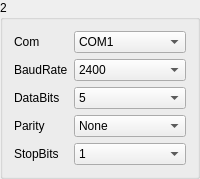
       <widget class="QGroupBox" name="gBoxMeter_2">
        <property name="minimumSize">
         <size>
          <width>171</width>
          <height>171</height>
         </size>
        </property>
        <property name="title">
         <string>2</string>
        </property>
        <layout class="QGridLayout" name="gridLayout_6">
         <item row="0" column="0">
          <widget class="QLabel" name="label_28">
           <property name="sizePolicy">
            <sizepolicy hsizetype="Fixed" vsizetype="Preferred">
             <horstretch>0</horstretch>
             <verstretch>0</verstretch>
            </sizepolicy>
           </property>
           <property name="text">
            <string>Com</string>
           </property>
          </widget>
         </item>
         <item row="0" column="1">
          <widget class="QComboBox" name="comboMeterSerialNum_2">
           <item>
            <property name="text">
             <string>COM1</string>
            </property>
           </item>
           <item>
            <property name="text">
             <string>COM2</string>
            </property>
           </item>
           <item>
            <property name="text">
             <string>COM3</string>
            </property>
           </item>
           <item>
            <property name="text">
             <string>COM4</string>
            </property>
           </item>
           <item>
            <property name="text">
             <string>COM5</string>
            </property>
           </item>
           <item>
            <property name="text">
             <string>COM6</string>
            </property>
           </item>
           <item>
            <property name="text">
             <string>COM7</string>
            </property>
           </item>
           <item>
            <property name="text">
             <string>COM8</string>
            </property>
           </item>
           <item>
            <property name="text">
             <string>COM9</string>
            </property>
           </item>
           <item>
            <property name="text">
             <string>COM10</string>
            </property>
           </item>
           <item>
            <property name="text">
             <string>COM11</string>
            </property>
           </item>
           <item>
            <property name="text">
             <string>COM12</string>
            </property>
           </item>
           <item>
            <property name="text">
             <string>COM13</string>
            </property>
           </item>
           <item>
            <property name="text">
             <string>COM14</string>
            </property>
           </item>
           <item>
            <property name="text">
             <string>COM15</string>
            </property>
           </item>
           <item>
            <property name="text">
             <string>COM16</string>
            </property>
           </item>
           <item>
            <property name="text">
             <string>COM17</string>
            </property>
           </item>
           <item>
            <property name="text">
             <string>COM18</string>
            </property>
           </item>
           <item>
            <property name="text">
             <string>COM19</string>
            </property>
           </item>
           <item>
            <property name="text">
             <string>COM20</string>
            </property>
           </item>
           <item>
            <property name="text">
             <string>COM21</string>
            </property>
           </item>
           <item>
            <property name="text">
             <string>COM22</string>
            </property>
           </item>
           <item>
            <property name="text">
             <string>COM23</string>
            </property>
           </item>
           <item>
            <property name="text">
             <string>COM24</string>
            </property>
           </item>
           <item>
            <property name="text">
             <string>COM25</string>
            </property>
           </item>
           <item>
            <property name="text">
             <string>COM26</string>
            </property>
           </item>
           <item>
            <property name="text">
             <string>COM27</string>
            </property>
           </item>
           <item>
            <property name="text">
             <string>COM28</string>
            </property>
           </item>
           <item>
            <property name="text">
             <string>COM29</string>
            </property>
           </item>
           <item>
            <property name="text">
             <string>COM30</string>
            </property>
           </item>
          </widget>
         </item>
         <item row="1" column="0">
          <widget class="QLabel" name="label_29">
           <property name="text">
            <string>BaudRate</string>
           </property>
          </widget>
         </item>
         <item row="1" column="1">
          <widget class="QComboBox" name="comboMeterBaudRate_2">
           <item>
            <property name="text">
             <string>2400</string>
            </property>
           </item>
           <item>
            <property name="text">
             <string>4800</string>
            </property>
           </item>
           <item>
            <property name="text">
             <string>9600</string>
            </property>
           </item>
           <item>
            <property name="text">
             <string>14400</string>
            </property>
           </item>
           <item>
            <property name="text">
             <string>19200</string>
            </property>
           </item>
           <item>
            <property name="text">
             <string>38400</string>
            </property>
           </item>
           <item>
            <property name="text">
             <string>56000</string>
            </property>
           </item>
          </widget>
         </item>
         <item row="2" column="0">
          <widget class="QLabel" name="label_30">
           <property name="text">
            <string>DataBits</string>
           </property>
          </widget>
         </item>
         <item row="2" column="1">
          <widget class="QComboBox" name="comboMeterBits_2">
           <item>
            <property name="text">
             <string>5</string>
            </property>
           </item>
           <item>
            <property name="text">
             <string>6</string>
            </property>
           </item>
           <item>
            <property name="text">
             <string>7</string>
            </property>
           </item>
           <item>
            <property name="text">
             <string>8</string>
            </property>
           </item>
          </widget>
         </item>
         <item row="3" column="0">
          <widget class="QLabel" name="label_31">
           <property name="text">
            <string>Parity</string>
           </property>
          </widget>
         </item>
         <item row="3" column="1">
          <widget class="QComboBox" name="comboMeterChkBit_2">
           <item>
            <property name="text">
             <string>None</string>
            </property>
           </item>
           <item>
            <property name="text">
             <string>Odd</string>
            </property>
           </item>
           <item>
            <property name="text">
             <string>Even</string>
            </property>
           </item>
          </widget>
         </item>
         <item row="4" column="0">
          <widget class="QLabel" name="label_32">
           <property name="text">
            <string>StopBits</string>
           </property>
          </widget>
         </item>
         <item row="4" column="1">
          <widget class="QComboBox" name="comboMeterEndBit_2">
           <item>
            <property name="text">
             <string>1</string>
            </property>
           </item>
           <item>
            <property name="text">
             <string>1.5</string>
            </property>
           </item>
           <item>
            <property name="text">
             <string>2</string>
            </property>
           </item>
          </widget>
         </item>
        </layout>
       </widget>
